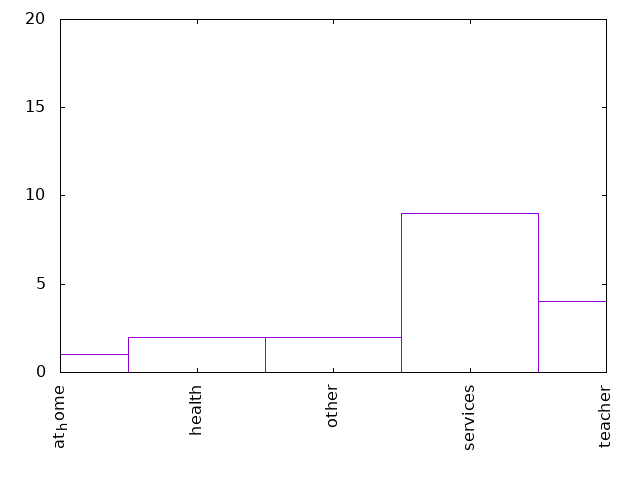

Reproduce this figure in gnuplot.
set term png
set out "18-20Mjob.png"
set key off
set xtics rotate
set yrange[0:20]

plot '18-20Mjob.dat' using 1:xticlabel(2) with boxes
